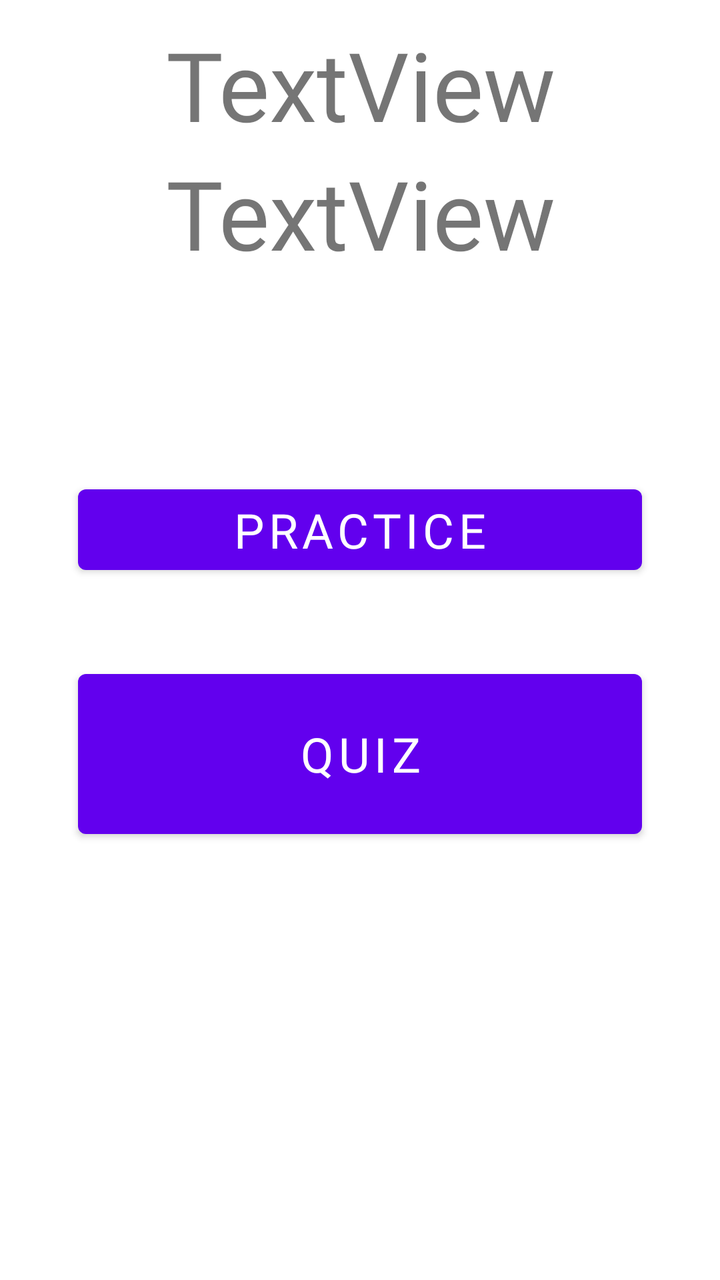
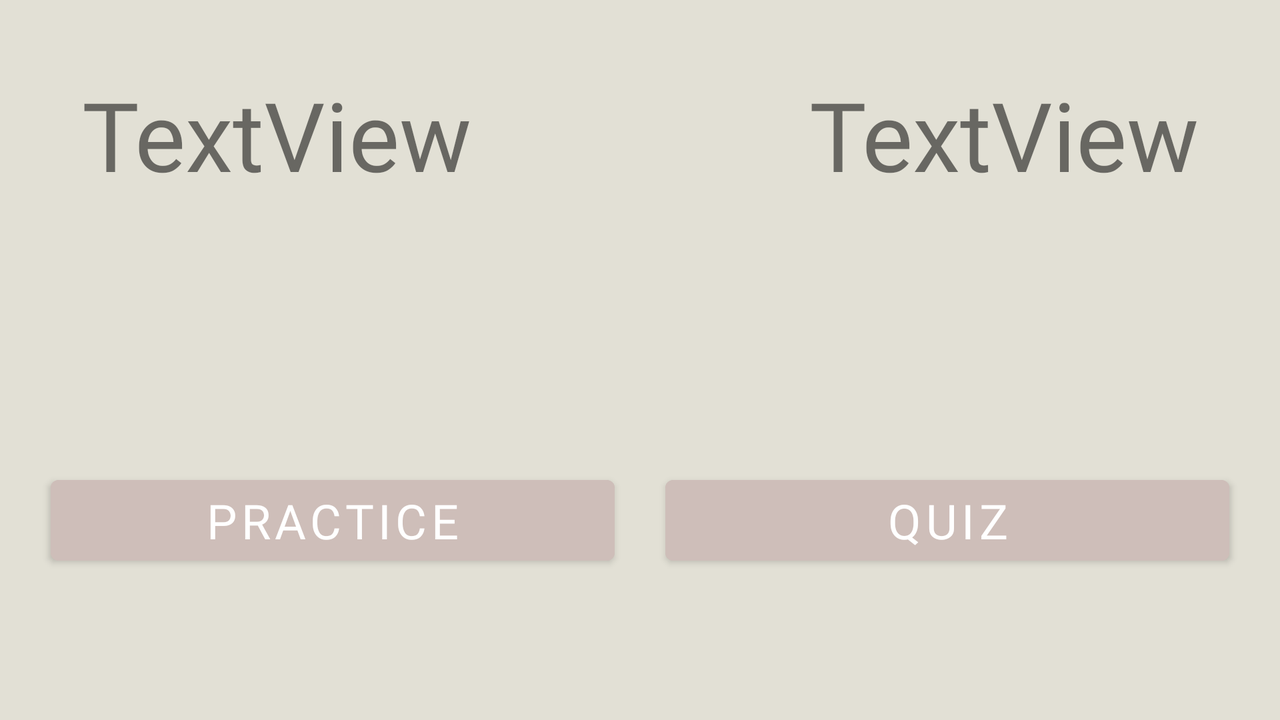

First picture: res/layout/ on a phone held upright. Second picture: the repository's own variant of that layout, on a device whose configuration matches the variant's folder. Source for both follows.
<!-- AndroidManifest.xml: application theme Theme.MakharijalHuruf -->
<!-- res/layout/activity_start_menu.xml -->
<?xml version="1.0" encoding="utf-8"?>
<androidx.constraintlayout.widget.ConstraintLayout xmlns:android="http://schemas.android.com/apk/res/android"
    xmlns:app="http://schemas.android.com/apk/res-auto"
    xmlns:tools="http://schemas.android.com/tools"
    android:layout_width="match_parent"
    android:layout_height="match_parent"
    tools:context=".StartMenu">

    <TextView
        android:id="@+id/urduTitle"
        android:layout_width="407dp"
        android:layout_height="wrap_content"
        android:layout_marginTop="10dp"
        android:fontFamily="@font/amiri"
        android:text="TextView"
        android:textAlignment="center"
        android:textSize="48sp"
        app:layout_constraintEnd_toEndOf="parent"
        app:layout_constraintHorizontal_bias="0.5"
        app:layout_constraintStart_toStartOf="parent"
        app:layout_constraintTop_toTopOf="parent" />

    <TextView
        android:id="@+id/englishTitle"
        android:layout_width="407dp"
        android:layout_height="wrap_content"
        android:fontFamily="@font/amiri"
        android:text="TextView"
        android:textAlignment="center"
        android:textSize="48sp"
        app:layout_constraintEnd_toEndOf="parent"
        app:layout_constraintHorizontal_bias="0.5"
        app:layout_constraintStart_toStartOf="parent"
        app:layout_constraintTop_toBottomOf="@+id/urduTitle" />

    <Button
        android:id="@+id/practice"
        android:layout_width="282dp"
        android:layout_height="wrap_content"
        android:layout_marginTop="100dp"
        android:fontFamily="@font/amiri"
        android:text="Practice"
        android:textAlignment="center"
        android:textSize="24sp"
        app:layout_constraintEnd_toEndOf="parent"
        app:layout_constraintHorizontal_bias="0.5"
        app:layout_constraintStart_toStartOf="parent"
        app:layout_constraintTop_toBottomOf="@+id/englishTitle" />

    <Button
        android:id="@+id/quiz"
        android:layout_width="282dp"
        android:layout_height="92dp"
        android:layout_marginTop="40dp"
        android:fontFamily="@font/amiri"
        android:text="Quiz"
        android:textAlignment="center"
        android:textSize="24sp"
        app:layout_constraintEnd_toEndOf="parent"
        app:layout_constraintHorizontal_bias="0.5"
        app:layout_constraintStart_toStartOf="parent"
        app:layout_constraintTop_toBottomOf="@+id/practice" />
</androidx.constraintlayout.widget.ConstraintLayout>
<!-- resources referenced by this layout -->
<resources>
  <style name="Theme.MakharijalHuruf" parent="Theme.MaterialComponents.DayNight.DarkActionBar">
          
          <item name="colorPrimary">@color/purple_500</item>
          <item name="colorPrimaryVariant">@color/purple_700</item>
          <item name="colorOnPrimary">@color/white</item>
          
          <item name="colorSecondary">@color/teal_200</item>
          <item name="colorSecondaryVariant">@color/teal_700</item>
          <item name="colorOnSecondary">@color/black</item>
          
          <item name="android:statusBarColor" tools:targetApi="l">?attr/colorPrimaryVariant</item>
          
      </style>
  <color name="purple_500">#FF6200EE</color>
  <color name="purple_700">#FF3700B3</color>
  <color name="white">#FFFFFFFF</color>
  <color name="teal_200">#FF03DAC5</color>
  <color name="teal_700">#FF018786</color>
  <color name="black">#FF000000</color>
</resources>
<!-- res/layout-land/activity_start_menu.xml (the repository's variant of the layout above) -->
<!-- drawn on the phone turned sideways -->
<?xml version="1.0" encoding="utf-8"?>
<androidx.constraintlayout.widget.ConstraintLayout xmlns:android="http://schemas.android.com/apk/res/android"
    xmlns:app="http://schemas.android.com/apk/res-auto"
    xmlns:tools="http://schemas.android.com/tools"
    android:layout_width="match_parent"
    android:layout_height="match_parent"
    android:background="#E2E0D5"
    android:backgroundTint="#E2E0D5"
    tools:context=".StartMenu">

    <TextView
        android:id="@+id/urduTitle"
        android:layout_width="364dp"
        android:layout_height="125dp"
        android:layout_marginTop="35dp"
        android:fontFamily="@font/amiri"
        android:text="TextView"
        android:textAlignment="center"
        android:textSize="48sp"
        app:layout_constraintEnd_toStartOf="@+id/englishTitle"
        app:layout_constraintHorizontal_bias="0.5"
        app:layout_constraintStart_toStartOf="parent"
        app:layout_constraintTop_toTopOf="parent" />

    <TextView
        android:id="@+id/englishTitle"
        android:layout_width="364dp"
        android:layout_height="125dp"
        android:layout_marginTop="35dp"
        android:fontFamily="@font/amiri"
        android:text="TextView"
        android:textAlignment="center"
        android:textSize="48sp"
        app:layout_constraintEnd_toEndOf="parent"
        app:layout_constraintHorizontal_bias="0.5"
        app:layout_constraintStart_toEndOf="@+id/urduTitle"
        app:layout_constraintTop_toTopOf="parent" />

    <Button
        android:id="@+id/practice"
        android:layout_width="282dp"
        android:layout_height="wrap_content"
        android:layout_marginTop="74dp"
        android:backgroundTint="#CEBEB9"
        android:fontFamily="@font/amiri"
        android:text="Practice"
        android:textAlignment="center"
        android:textSize="24sp"
        app:layout_constraintEnd_toStartOf="@+id/quiz"
        app:layout_constraintHorizontal_bias="0.5"
        app:layout_constraintStart_toStartOf="parent"
        app:layout_constraintTop_toBottomOf="@+id/urduTitle" />

    <Button
        android:id="@+id/quiz"
        android:layout_width="282dp"
        android:layout_height="wrap_content"
        android:layout_marginTop="74dp"
        android:backgroundTint="#CEBEB9"
        android:fontFamily="@font/amiri"
        android:text="Quiz"
        android:textAlignment="center"
        android:textSize="24sp"
        app:layout_constraintEnd_toEndOf="parent"
        app:layout_constraintHorizontal_bias="0.5"
        app:layout_constraintStart_toEndOf="@+id/practice"
        app:layout_constraintTop_toBottomOf="@+id/englishTitle" />
</androidx.constraintlayout.widget.ConstraintLayout>
